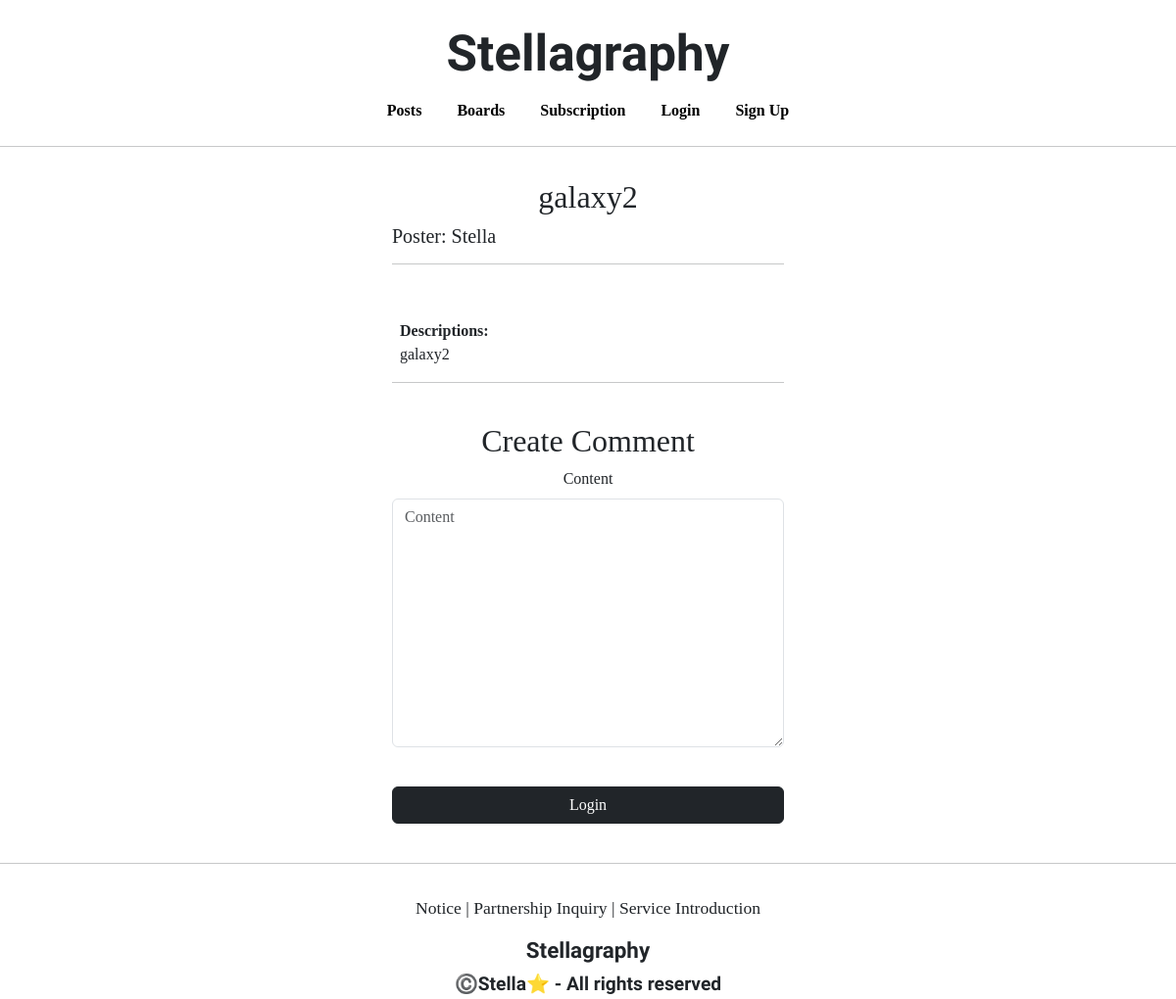
The app's page /articles/detail/15, older data.
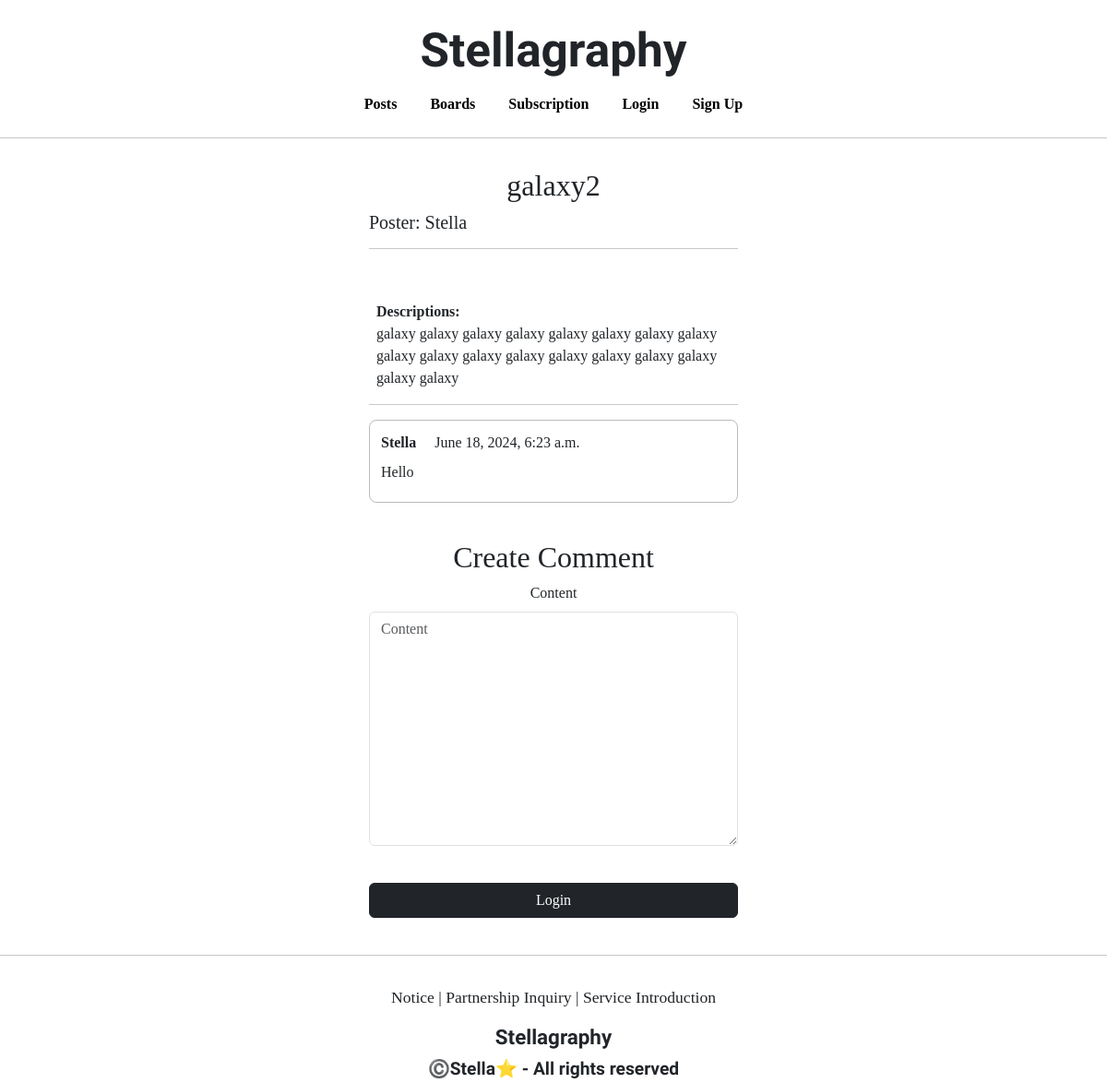
The same page, newer data.
### articleapp/models.py (models this page shows)
class Article(models.Model):
    writer = models.ForeignKey(User, on_delete=models.SET_NULL, related_name='article', null=True)
    project = models.ForeignKey(Project, on_delete=models.SET_NULL, related_name='article', null=True)
    title = models.CharField(max_length=200, null=True)
    image = models.ImageField(upload_to='article/', null=False)
    content = models.TextField(null=True)
    created_at = models.DateField(auto_now_add=True, null=True)

### profileapp/models.py (models this page shows)
class Profile(models.Model):
    user = models.OneToOneField(User, on_delete=models.CASCADE, related_name='profile')
    image = models.ImageField(upload_to='profile/', null=True)
    nickname = models.CharField(max_length=20, unique=True, null=True)
    message = models.CharField(max_length=100, null=True)

### commentapp/models.py (models this page shows)
class Comment(models.Model):
    article = models.ForeignKey(Article, on_delete=models.SET_NULL, null=True, related_name='comment')
    writer = models.ForeignKey(User, on_delete=models.SET_NULL, null=True, related_name='comment')
    content = models.TextField(null=False)
    created_at = models.DateTimeField(auto_now=True)

### articleapp/views.py (the view)
# urls.py: path('detail/<int:pk>', ArticleDetailView.as_view(), name='detail'),
class ArticleDetailView(DetailView, FormMixin):
    model = Article
    form_class = CommentCreationForm
    context_object_name = 'target_article'
    template_name = 'articleapp/detail.html'

### commentapp/forms.py
class CommentCreationForm(ModelForm):
    class Meta:
        model = Comment
        fields = ['content']

### articleapp/templates/articleapp/detail.html (shortened to what this page needs)
{% extends 'base.html' %}
{% block content %}
    <div>
        <div style="text-align: center; max-width: 400px; margin: 2rem auto; ">
            <h2>
                {{target_article.title}}
            </h2>
            <h5 style="text-align: left;">
                Poster: {{target_article.writer.profile.nickname}}
            </h5>
            <hr>
            <div class="text-start" style="margin: 1rem 0.5rem;">
                <strong>Descriptions:</strong>
                <div>{{ target_article.content | safe }}</div>
            </div>
            <hr>
            {% for comment in target_article.comment.all %}
                {% include 'commentapp/detail.html' with comment=comment %}
            {% endfor %}
            {% include 'commentapp/create.html' with article=target_article %}
        </div>
    </div>
{% endblock %}

### commentapp/templates/commentapp/detail.html (shortened to what this page needs)
<div style="border: 1px solid; text-align: left; padding: 3%; margin: 1rem 0; border-radius: 0.5rem;
            border-color: #bbb;">
    <div>
        <strong>
            {{ comment.writer.profile.nickname }}
        </strong>
        {{ comment.created_at }}
    </div>
    <div style="margin: 0.5rem 0;">
        {{ comment.content }}
    </div>
</div>

Row changes from the older to the newer data that the page shows:
changed Article "galaxy2": content "galaxy2" → "galaxy galaxy galaxy galaxy galaxy galaxy galaxy galaxy galaxy galaxy galaxy galaxy galaxy galaxy galaxy galaxy galaxy galaxy"
added Comment: writer.profile.nickname "Stella", created_at "June 18, 2024, 6:23 a.m.", content "Hello"
